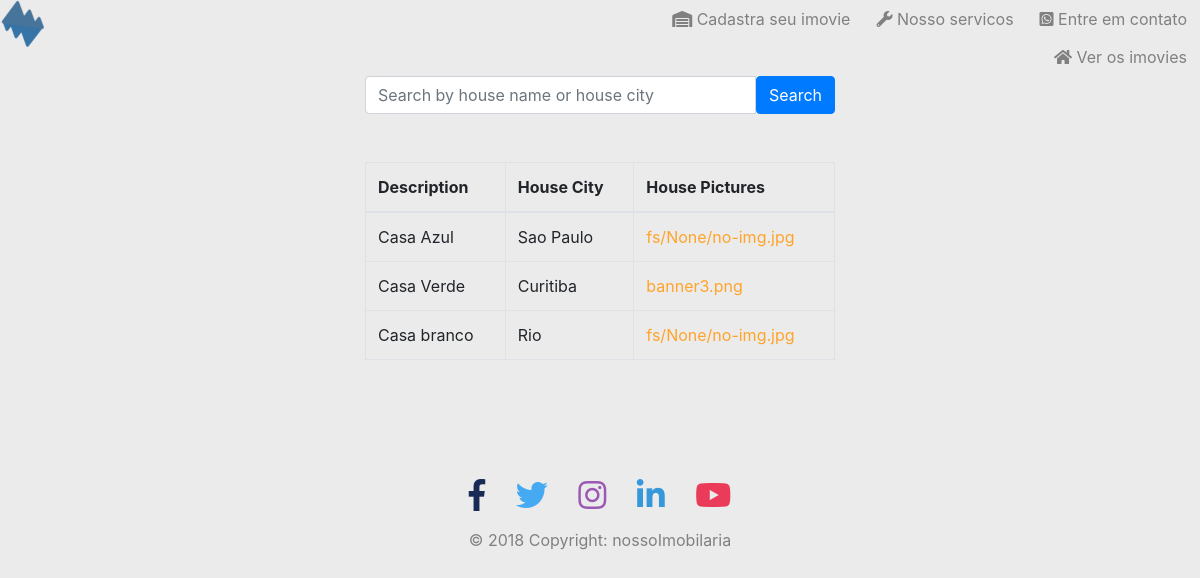
/house/, run on the app's committed database.
### estateapp/models.py (models this page shows)
class HouseModel(models.Model):
    house_name = models.CharField(max_length=100)
    house_city = models.CharField(max_length=100)
    house_neighborhood = models.CharField(max_length=100)
    house_photo = models.ImageField(storage=fs, default = 'fs/None/pic1.jpg')
    house_id = models.DecimalField(max_length=100, max_digits=10, decimal_places=2)

### estateapp/views.py (the view)
# urls.py: url(r'^house/', views.HouseView.as_view(), name='house'),
class HouseView(TemplateView):
    template_name = 'houses.html'
    limit = 10
    search_fields = ['house_name', 'house_city', 'house_neighborhood', 'house_id']
    def get(self, request):
        queryset = HouseModel.objects.all().order_by('house_name')
        search_form = SearchForm(request.GET)
        has_house = queryset.exists()
        search_found = has_house
        if search_form.is_valid():
            queryset = search_by(request, queryset, self.search_fields)
            search_found = queryset.exists()
        house = paginate(request, queryset, self.limit)
        return render(request, self.template_name, {'house': house, 'search_form': search_form,
            'search_found': search_found, 'has_house': has_house})

### estateapp/forms.py
class SearchForm(forms.Form):
    error_css_class = 'error'
    s = forms.CharField(
        required=False,
        max_length=254,
        widget=forms.TextInput(attrs={'autofocus': True, 'class': 'form-control', 'placeholder': _('Search by house name or house city')}),
    )
    def clean_s(self):
        s = self.cleaned_data['s'].strip()
        if s and len(s) < 2:
            raise forms.ValidationError(_("The search text must be at least 2 characters"))
        return s

### estateapp/utils.py (called while the page is built, shortened)
def paginate(request, queryset, limit):
    paginator = Paginator(queryset, limit)
    page_number = request.GET.get('page')
    try:
        page = paginator.page(page_number)
    except PageNotAnInteger:
        page = paginator.page(1)
    except EmptyPage:
        page = paginator.page(paginator.num_pages)
    return page

def search_by(request, queryset, fields):
    search = request.GET.get('s', '').strip()
    conditions = []
    return queryset

### estateapp/templates/houses.html (shortened to what this page needs)
{% extends 'base.html' %}
{% load static %}
{% load i18n %}
{% load bootstrap_pagination %}
{% block content %}
    <div class="card-box">
    <section class="box-typical">
        <header class="box-typical-header">
            <div class="tbl-row">
                {% if has_house %}
                <div class="tbl-cell">
                    <form action="{% url "house" %}" method="GET">
                        <div class="{% if search_form.s.errors %}error{% endif %}">
                            <div class="form-control-wrapper">
                                <div class="input-group">
                                  {{ search_form.s }}
                                  <span class="input-group-btn">
                                    <button class="btn btn-primary" type="submit">{% trans "Search" %}</button>
                                  </span>
                                </div>
                            </div>
                        </div>
                    </form>
                </div>
                {% else %}
                <div class="tbl-cell">
                    <div class="alert alert-warning alert-border-left alert-close alert-dismissible fade in m-b-0">
                        <strong>{% trans "Warning" %}!</strong> {% trans "You don't have House" %}
                    </div>
                </div>
                {% endif %}
            </div>
        </header>
        <br>
        <br>
        <div class="box-typical-body">
            {% if house %}
            <div class="table-responsive">
                <table class="table table-hover table-bordered">
                    <thead>
                        <tr>
                            <th>{% trans "Description" %}</th>
                            <th>{% trans "House City" %}</th>
                            <th>{% trans "House Pictures" %}</th>
                        </tr>
                    </thead>
                    <tbody>
                        {% for h in house %}
                        <tr>
                            <td>
                            {{ h.house_name }}
                            </td>
                            <td>
                            {{ h.house_city }}
                            </td>
                            <td class="table-date">
                                <a href="{% url "simple_upload" %}?search_house={{ h.house_name }}" data-toggle="tooltip" data-placement="bottom" title="{% trans 'Open user in binary tree' %}" style="color: #FFA42A;">{{ h.house_photo }}</a></strong>
                            </td>
                        </tr>
                        {% endfor %}
                    </tbody>
                </table>
                {% endif %}
            </div>
        </div>
    </section>
    </div>
{% endblock %}

### estateapp/static/css/base.css (style rules this page uses)
html, body { background-color: #EBEBEB; margin: 0px; padding: 0px; min-height: 100%; height: 100%; padding-bottom:60px; align-items: center; }
a { color: white; }

### data on the page
HouseModel: house_name "Casa Azul", house_city "Sao Paulo", house_photo "fs/None/no-img.jpg"
HouseModel: house_name "Casa Verde", house_city "Curitiba", house_photo "banner3.png"
HouseModel: house_name "Casa branco", house_city "Rio", house_photo "fs/None/no-img.jpg"
